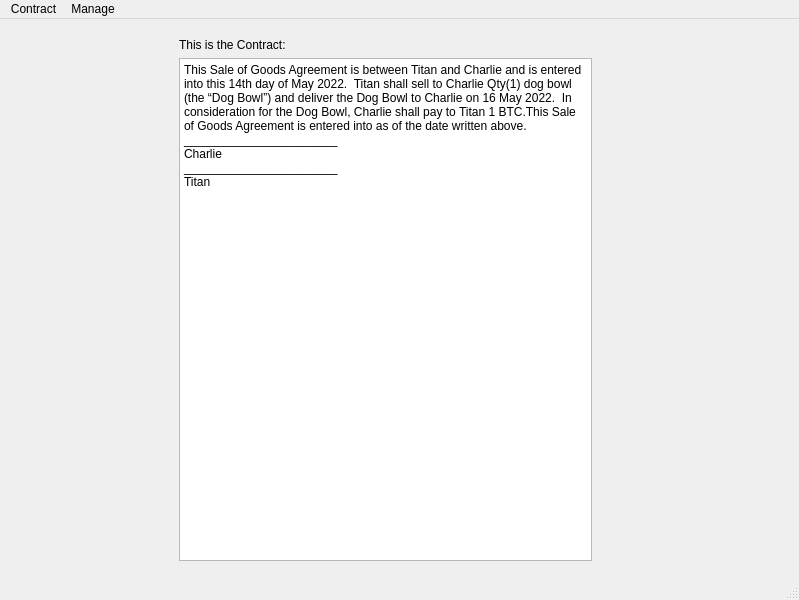
<?xml version="1.0" encoding="UTF-8"?>
<ui version="4.0">
 <class>MainWindow</class>
 <widget class="QMainWindow" name="MainWindow">
  <property name="geometry">
   <rect>
    <x>0</x>
    <y>0</y>
    <width>799</width>
    <height>600</height>
   </rect>
  </property>
  <property name="windowTitle">
   <string>MainWindow</string>
  </property>
  <widget class="QWidget" name="centralwidget">
   <widget class="QWidget" name="horizontalLayoutWidget">
    <property name="geometry">
     <rect>
      <x>0</x>
      <y>10</y>
      <width>141</width>
      <height>541</height>
     </rect>
    </property>
    <layout class="QHBoxLayout" name="horizontalLayout">
     <item>
      <widget class="QWidget" name="verticalWidget" native="true">
       <layout class="QVBoxLayout" name="verticalLayout"/>
      </widget>
     </item>
    </layout>
   </widget>
   <widget class="QWidget" name="horizontalLayoutWidget_2">
    <property name="geometry">
     <rect>
      <x>170</x>
      <y>10</y>
      <width>431</width>
      <height>541</height>
     </rect>
    </property>
    <layout class="QHBoxLayout" name="horizontalLayout_2">
     <item>
      <widget class="QWidget" name="verticalWidget_3" native="true">
       <layout class="QVBoxLayout" name="verticalLayout_3">
        <item>
         <widget class="QLabel" name="contract_view_label">
          <property name="autoFillBackground">
           <bool>false</bool>
          </property>
          <property name="text">
           <string>This is the Contract:</string>
          </property>
         </widget>
        </item>
        <item>
         <widget class="QTextEdit" name="contractView">
          <property name="contextMenuPolicy">
           <enum>Qt::CustomContextMenu</enum>
          </property>
          <property name="html">
           <string>&lt;!DOCTYPE HTML PUBLIC &quot;-//W3C//DTD HTML 4.0//EN&quot; &quot;http://www.w3.org/TR/REC-html40/strict.dtd&quot;&gt;
&lt;html&gt;&lt;head&gt;&lt;meta name=&quot;qrichtext&quot; content=&quot;1&quot; /&gt;&lt;style type=&quot;text/css&quot;&gt;
p, li { white-space: pre-wrap; }
&lt;/style&gt;&lt;/head&gt;&lt;body style=&quot; font-family:'Sans Serif'; font-size:9pt; font-weight:400; font-style:normal;&quot;&gt;
&lt;p style=&quot; margin-top:0px; margin-bottom:0px; margin-left:0px; margin-right:0px; -qt-block-indent:0; text-indent:0px;&quot;&gt;This Sale of Goods Agreement is between Titan and Charlie and is entered into this 14th day of May 2022.  Titan shall sell to Charlie Qty(1) dog bowl (the “Dog Bowl”) and deliver the Dog Bowl to Charlie on 16 May 2022.  In consideration for the Dog Bowl, Charlie shall pay to Titan 1 BTC.This Sale of Goods Agreement is entered into as of the date written above.&lt;/p&gt;
&lt;p style=&quot; margin-top:0px; margin-bottom:0px; margin-left:0px; margin-right:0px; -qt-block-indent:0; text-indent:0px;&quot;&gt;_______________________&lt;/p&gt;
&lt;p style=&quot; margin-top:0px; margin-bottom:0px; margin-left:0px; margin-right:0px; -qt-block-indent:0; text-indent:0px;&quot;&gt;Charlie&lt;/p&gt;
&lt;p style=&quot; margin-top:0px; margin-bottom:0px; margin-left:0px; margin-right:0px; -qt-block-indent:0; text-indent:0px;&quot;&gt;_______________________&lt;/p&gt;
&lt;p style=&quot; margin-top:0px; margin-bottom:0px; margin-left:0px; margin-right:0px; -qt-block-indent:0; text-indent:0px;&quot;&gt;Titan&lt;/p&gt;&lt;/body&gt;&lt;/html&gt;</string>
          </property>
          <property name="textInteractionFlags">
           <set>Qt::LinksAccessibleByKeyboard|Qt::LinksAccessibleByMouse|Qt::TextBrowserInteraction|Qt::TextEditable|Qt::TextEditorInteraction|Qt::TextSelectableByKeyboard|Qt::TextSelectableByMouse</set>
          </property>
         </widget>
        </item>
       </layout>
      </widget>
     </item>
    </layout>
   </widget>
   <widget class="QWidget" name="horizontalLayoutWidget_3">
    <property name="geometry">
     <rect>
      <x>629</x>
      <y>9</y>
      <width>161</width>
      <height>541</height>
     </rect>
    </property>
    <layout class="QHBoxLayout" name="horizontalLayout_3">
     <item>
      <widget class="QWidget" name="verticalWidget_2" native="true">
       <layout class="QVBoxLayout" name="verticalLayout_2"/>
      </widget>
     </item>
    </layout>
   </widget>
  </widget>
  <widget class="QMenuBar" name="menubar">
   <property name="geometry">
    <rect>
     <x>0</x>
     <y>0</y>
     <width>799</width>
     <height>20</height>
    </rect>
   </property>
   <widget class="QMenu" name="menuContract">
    <property name="title">
     <string>Contract</string>
    </property>
    <addaction name="actionImport"/>
   </widget>
   <widget class="QMenu" name="menuManage">
    <property name="title">
     <string>Manage</string>
    </property>
    <widget class="QMenu" name="menuCreate">
     <property name="title">
      <string>Create</string>
     </property>
     <widget class="QMenu" name="menuConsideration">
      <property name="title">
       <string>Consideration</string>
      </property>
      <addaction name="actionSale_of_Goods"/>
      <addaction name="actionService"/>
      <addaction name="actionMonetary_Payment"/>
     </widget>
     <addaction name="actionParty"/>
     <addaction name="actionCounterParty"/>
     <addaction name="menuConsideration"/>
     <addaction name="actionPart_Number"/>
     <addaction name="actionService_Number"/>
    </widget>
    <addaction name="menuCreate"/>
   </widget>
   <addaction name="menuContract"/>
   <addaction name="menuManage"/>
  </widget>
  <widget class="QStatusBar" name="statusbar"/>
  <action name="actionImport">
   <property name="text">
    <string>Import</string>
   </property>
  </action>
  <action name="actionParty">
   <property name="text">
    <string>Party</string>
   </property>
  </action>
  <action name="actionCounterParty">
   <property name="text">
    <string>CounterParty</string>
   </property>
  </action>
  <action name="actionSale_of_Goods">
   <property name="text">
    <string>Sale of Goods</string>
   </property>
  </action>
  <action name="actionService">
   <property name="text">
    <string>Service</string>
   </property>
  </action>
  <action name="actionMonetary_Payment">
   <property name="text">
    <string>Monetary Payment</string>
   </property>
  </action>
  <action name="actionPart_Number">
   <property name="text">
    <string>Part Number</string>
   </property>
  </action>
  <action name="actionService_Number">
   <property name="text">
    <string>Service Number</string>
   </property>
  </action>
 </widget>
 <resources/>
 <connections/>
</ui>
